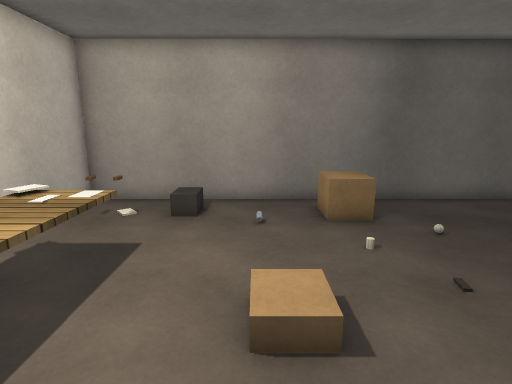
View 1 (above)

12 first-person views from a walk through a scene from a Unity 3-D project. The camera is 1.4 m above the floor, tilts 12° down and sees 80° across. The floor is counted in squares, 0.5 m on a side. Each view is taken from the middle of a square. On the plan, view 1 faces up. The plan holds only what a view shows up to about 20 squares ahead; the rest is blank. The player is left out. Surface patterns are stand-ins for the level's own textures.

View 2
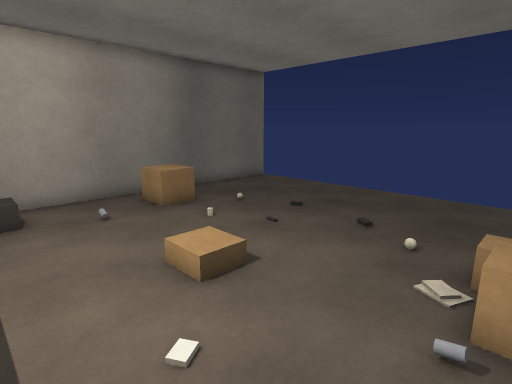

View 3
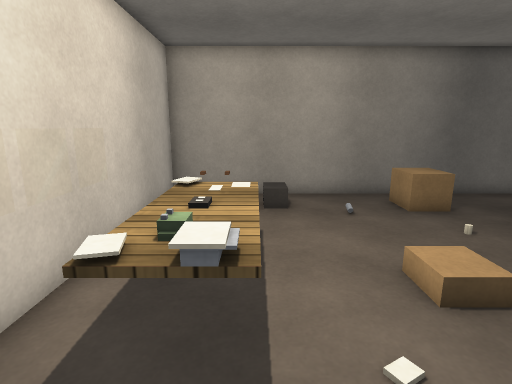

View 4
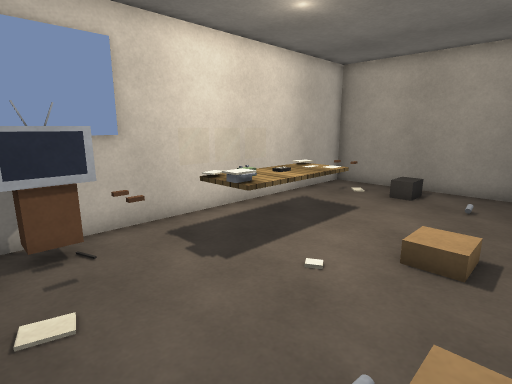

View 5
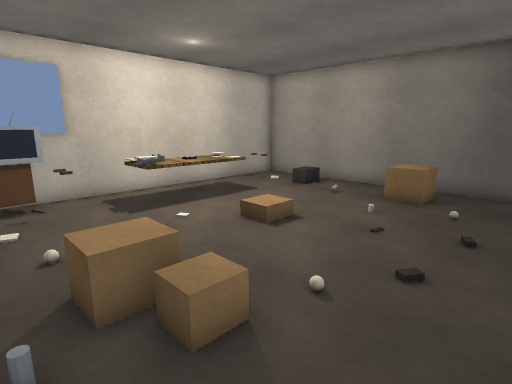

View 6
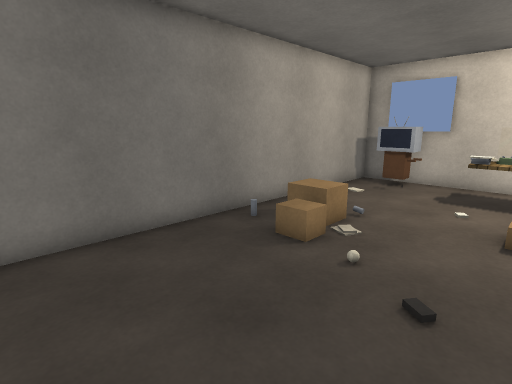

View 7
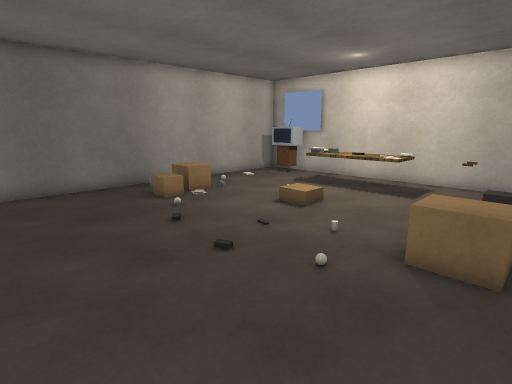

View 8
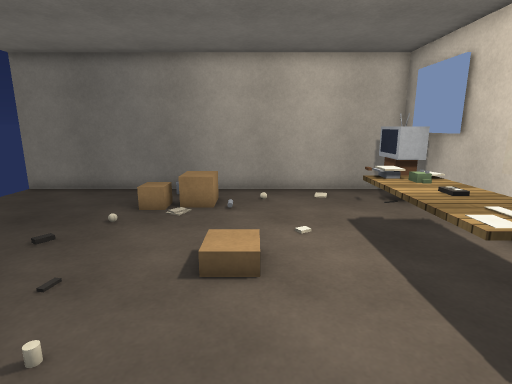

View 9
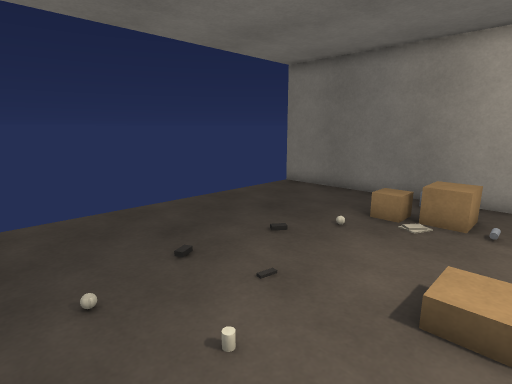

View 10
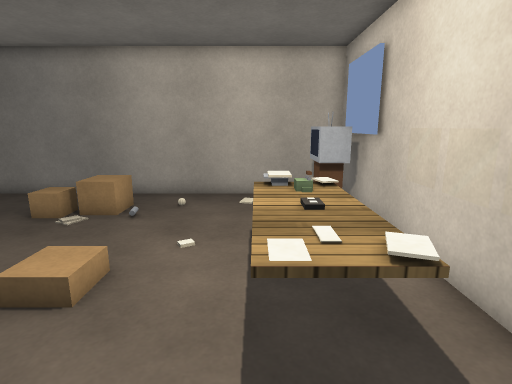

View 11
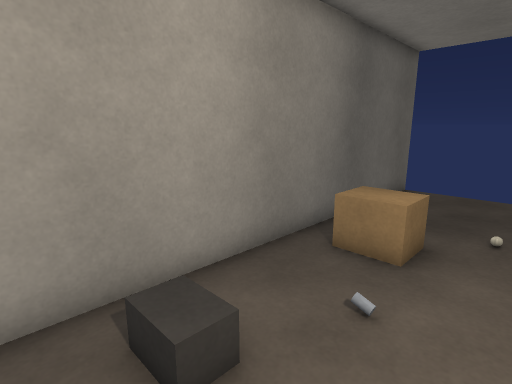

View 12
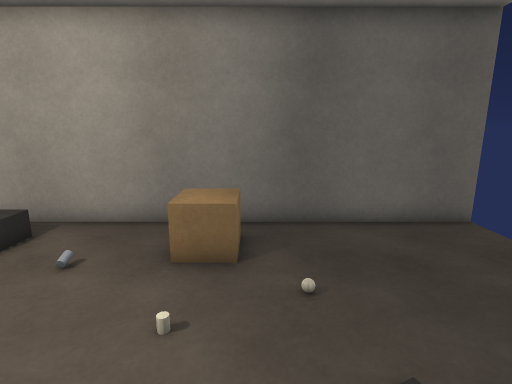

### Floor plan
Key: @ floor where view 1 was taken; # wall or solid block; . floor; / step, stairs or slope; = window, fence, low wall or low ledge; O other object.
Columns run from 7 left of view 1 to 11 right of it. Each row starts with its distance up from view 1.
 12  ##################
 11  #........O.......
 10  #...O...OOO......
  9  #==.....OOO......
  8 ##==..............
  7 # ................
  6 #==OO.............
  5 #=OOO.............
  4 # OOO..//.........
  3 #=OOO.............
  2 #==OO.............
  1 ### ......./......
  0 ##==...@////......
 -1 #OO=..../OOO......
 -2 #OO....//OO.......
 -3 #O................
 -4 ###################

Where each view was taken, in squares from view 1:
view 1: 0 up, 0 right, facing up
view 2: 1 down, 3 left, facing up-right
view 3: 1 down, 3 left, facing up
view 4: 3 down, 2 right, facing up-left
view 5: 3 down, 7 right, facing up-left
view 6: 4 up, 10 right, facing down-left
view 7: 11 up, 10 right, facing down-left
view 8: 10 up, 0 right, facing down
view 9: 9 up, 0 right, facing down-right
view 10: 9 up, 3 left, facing down
view 11: 7 up, 4 left, facing up-right
view 12: 3 up, 4 right, facing up
